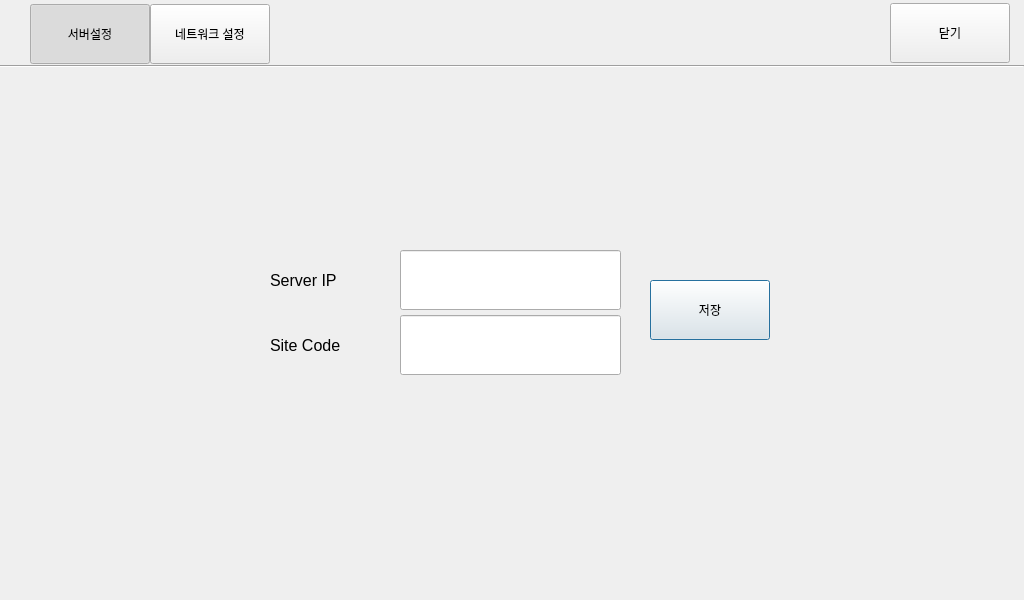
<?xml version="1.0" encoding="UTF-8"?>
<ui version="4.0">
 <class>TestSetup</class>
 <widget class="QDialog" name="TestSetup">
  <property name="geometry">
   <rect>
    <x>0</x>
    <y>0</y>
    <width>1024</width>
    <height>600</height>
   </rect>
  </property>
  <property name="windowTitle">
   <string>Dialog</string>
  </property>
  <widget class="QStackedWidget" name="stackedWidget">
   <property name="geometry">
    <rect>
     <x>0</x>
     <y>80</y>
     <width>1024</width>
     <height>511</height>
    </rect>
   </property>
   <property name="currentIndex">
    <number>0</number>
   </property>
   <widget class="QWidget" name="page">
    <widget class="IpEdit" name="serverIp">
     <property name="geometry">
      <rect>
       <x>400</x>
       <y>170</y>
       <width>221</width>
       <height>60</height>
      </rect>
     </property>
     <property name="font">
      <font>
       <pointsize>12</pointsize>
      </font>
     </property>
    </widget>
    <widget class="MyLineEdit" name="siteCode">
     <property name="geometry">
      <rect>
       <x>400</x>
       <y>235</y>
       <width>221</width>
       <height>60</height>
      </rect>
     </property>
     <property name="font">
      <font>
       <pointsize>12</pointsize>
      </font>
     </property>
     <property name="maxLength">
      <number>6</number>
     </property>
    </widget>
    <widget class="QLabel" name="label_21">
     <property name="geometry">
      <rect>
       <x>270</x>
       <y>170</y>
       <width>100</width>
       <height>60</height>
      </rect>
     </property>
     <property name="font">
      <font>
       <pointsize>12</pointsize>
      </font>
     </property>
     <property name="text">
      <string>Server IP</string>
     </property>
     <property name="alignment">
      <set>Qt::AlignLeading|Qt::AlignLeft|Qt::AlignVCenter</set>
     </property>
    </widget>
    <widget class="QLabel" name="siteName">
     <property name="geometry">
      <rect>
       <x>270</x>
       <y>235</y>
       <width>100</width>
       <height>60</height>
      </rect>
     </property>
     <property name="font">
      <font>
       <pointsize>12</pointsize>
      </font>
     </property>
     <property name="text">
      <string>Site Code</string>
     </property>
     <property name="alignment">
      <set>Qt::AlignLeading|Qt::AlignLeft|Qt::AlignVCenter</set>
     </property>
    </widget>
    <widget class="QPushButton" name="serverSave">
     <property name="geometry">
      <rect>
       <x>650</x>
       <y>200</y>
       <width>120</width>
       <height>60</height>
      </rect>
     </property>
     <property name="text">
      <string>저장</string>
     </property>
    </widget>
   </widget>
   <widget class="QWidget" name="page_2">
    <widget class="QGroupBox" name="groupBox2">
     <property name="geometry">
      <rect>
       <x>500</x>
       <y>42</y>
       <width>431</width>
       <height>360</height>
      </rect>
     </property>
     <property name="font">
      <font>
       <pointsize>12</pointsize>
      </font>
     </property>
     <property name="title">
      <string>LAN2</string>
     </property>
     <widget class="QRadioButton" name="lan2Dhcp">
      <property name="geometry">
       <rect>
        <x>20</x>
        <y>50</y>
        <width>191</width>
        <height>30</height>
       </rect>
      </property>
      <property name="text">
       <string>자동으로 IP주소 받기</string>
      </property>
     </widget>
     <widget class="QRadioButton" name="lan2Static">
      <property name="geometry">
       <rect>
        <x>20</x>
        <y>80</y>
        <width>191</width>
        <height>30</height>
       </rect>
      </property>
      <property name="text">
       <string>다음 IP주소 사용</string>
      </property>
     </widget>
     <widget class="IpEdit" name="lan2IP">
      <property name="geometry">
       <rect>
        <x>150</x>
        <y>110</y>
        <width>201</width>
        <height>50</height>
       </rect>
      </property>
      <property name="font">
       <font>
        <pointsize>12</pointsize>
       </font>
      </property>
     </widget>
     <widget class="QLabel" name="label_11">
      <property name="geometry">
       <rect>
        <x>20</x>
        <y>110</y>
        <width>125</width>
        <height>50</height>
       </rect>
      </property>
      <property name="font">
       <font>
        <pointsize>12</pointsize>
       </font>
      </property>
      <property name="text">
       <string>IP 주소</string>
      </property>
      <property name="alignment">
       <set>Qt::AlignRight|Qt::AlignTrailing|Qt::AlignVCenter</set>
      </property>
     </widget>
     <widget class="IpEdit" name="lan2Subnetmask">
      <property name="geometry">
       <rect>
        <x>150</x>
        <y>162</y>
        <width>201</width>
        <height>50</height>
       </rect>
      </property>
      <property name="font">
       <font>
        <pointsize>12</pointsize>
       </font>
      </property>
     </widget>
     <widget class="QLabel" name="label_12">
      <property name="geometry">
       <rect>
        <x>20</x>
        <y>162</y>
        <width>125</width>
        <height>50</height>
       </rect>
      </property>
      <property name="font">
       <font>
        <pointsize>12</pointsize>
       </font>
      </property>
      <property name="text">
       <string>서브넷마스크</string>
      </property>
      <property name="alignment">
       <set>Qt::AlignRight|Qt::AlignTrailing|Qt::AlignVCenter</set>
      </property>
     </widget>
     <widget class="QLineEdit" name="lan2Mac">
      <property name="geometry">
       <rect>
        <x>150</x>
        <y>267</y>
        <width>201</width>
        <height>50</height>
       </rect>
      </property>
      <property name="font">
       <font>
        <pointsize>12</pointsize>
       </font>
      </property>
      <property name="readOnly">
       <bool>true</bool>
      </property>
     </widget>
     <widget class="QLabel" name="label_13">
      <property name="geometry">
       <rect>
        <x>20</x>
        <y>267</y>
        <width>125</width>
        <height>50</height>
       </rect>
      </property>
      <property name="font">
       <font>
        <pointsize>12</pointsize>
       </font>
      </property>
      <property name="text">
       <string>MAC 주소</string>
      </property>
      <property name="alignment">
       <set>Qt::AlignRight|Qt::AlignTrailing|Qt::AlignVCenter</set>
      </property>
     </widget>
     <widget class="QLabel" name="label_14">
      <property name="geometry">
       <rect>
        <x>20</x>
        <y>214</y>
        <width>125</width>
        <height>50</height>
       </rect>
      </property>
      <property name="font">
       <font>
        <pointsize>12</pointsize>
       </font>
      </property>
      <property name="text">
       <string>게이트웨이 주소</string>
      </property>
      <property name="alignment">
       <set>Qt::AlignRight|Qt::AlignTrailing|Qt::AlignVCenter</set>
      </property>
     </widget>
     <widget class="IpEdit" name="lan2Gateway">
      <property name="geometry">
       <rect>
        <x>150</x>
        <y>214</y>
        <width>201</width>
        <height>50</height>
       </rect>
      </property>
      <property name="font">
       <font>
        <pointsize>12</pointsize>
       </font>
      </property>
     </widget>
     <widget class="QRadioButton" name="lan2NotUsed">
      <property name="geometry">
       <rect>
        <x>20</x>
        <y>20</y>
        <width>191</width>
        <height>30</height>
       </rect>
      </property>
      <property name="text">
       <string>사용안함</string>
      </property>
      <property name="checked">
       <bool>true</bool>
      </property>
     </widget>
     <widget class="QCheckBox" name="lan2DefaultGateway">
      <property name="geometry">
       <rect>
        <x>17</x>
        <y>312</y>
        <width>161</width>
        <height>50</height>
       </rect>
      </property>
      <property name="text">
       <string>기본 게이트웨이</string>
      </property>
     </widget>
    </widget>
    <widget class="IpEdit" name="dnsPrimary">
     <property name="geometry">
      <rect>
       <x>240</x>
       <y>408</y>
       <width>201</width>
       <height>50</height>
      </rect>
     </property>
     <property name="font">
      <font>
       <pointsize>12</pointsize>
      </font>
     </property>
    </widget>
    <widget class="IpEdit" name="dnsSecondary">
     <property name="geometry">
      <rect>
       <x>240</x>
       <y>461</y>
       <width>201</width>
       <height>50</height>
      </rect>
     </property>
     <property name="font">
      <font>
       <pointsize>12</pointsize>
      </font>
     </property>
    </widget>
    <widget class="QLabel" name="serialNoLabel">
     <property name="geometry">
      <rect>
       <x>820</x>
       <y>470</y>
       <width>71</width>
       <height>30</height>
      </rect>
     </property>
     <property name="font">
      <font>
       <pointsize>12</pointsize>
      </font>
     </property>
     <property name="text">
      <string>일련번호:</string>
     </property>
    </widget>
    <widget class="QLabel" name="label_15">
     <property name="geometry">
      <rect>
       <x>50</x>
       <y>408</y>
       <width>161</width>
       <height>50</height>
      </rect>
     </property>
     <property name="font">
      <font>
       <pointsize>12</pointsize>
      </font>
     </property>
     <property name="text">
      <string>기본 DNS서버 주소</string>
     </property>
    </widget>
    <widget class="QLabel" name="serialNo">
     <property name="geometry">
      <rect>
       <x>900</x>
       <y>470</y>
       <width>111</width>
       <height>30</height>
      </rect>
     </property>
     <property name="font">
      <font>
       <pointsize>12</pointsize>
      </font>
     </property>
     <property name="text">
      <string>0000000000</string>
     </property>
    </widget>
    <widget class="QLabel" name="label_16">
     <property name="geometry">
      <rect>
       <x>50</x>
       <y>461</y>
       <width>161</width>
       <height>50</height>
      </rect>
     </property>
     <property name="font">
      <font>
       <pointsize>12</pointsize>
      </font>
     </property>
     <property name="text">
      <string>보조 DNS서버 주소</string>
     </property>
    </widget>
    <widget class="QGroupBox" name="groupBox">
     <property name="geometry">
      <rect>
       <x>40</x>
       <y>42</y>
       <width>431</width>
       <height>361</height>
      </rect>
     </property>
     <property name="font">
      <font>
       <pointsize>12</pointsize>
      </font>
     </property>
     <property name="title">
      <string>LAN1</string>
     </property>
     <widget class="QRadioButton" name="lan1Dhcp">
      <property name="geometry">
       <rect>
        <x>20</x>
        <y>20</y>
        <width>191</width>
        <height>30</height>
       </rect>
      </property>
      <property name="text">
       <string>자동으로 IP주소 받기</string>
      </property>
     </widget>
     <widget class="QRadioButton" name="lan1Static">
      <property name="geometry">
       <rect>
        <x>20</x>
        <y>50</y>
        <width>191</width>
        <height>30</height>
       </rect>
      </property>
      <property name="text">
       <string>다음 IP주소 사용</string>
      </property>
     </widget>
     <widget class="IpEdit" name="lan1IP">
      <property name="geometry">
       <rect>
        <x>150</x>
        <y>80</y>
        <width>201</width>
        <height>50</height>
       </rect>
      </property>
      <property name="font">
       <font>
        <pointsize>12</pointsize>
       </font>
      </property>
     </widget>
     <widget class="QLabel" name="label_17">
      <property name="geometry">
       <rect>
        <x>20</x>
        <y>80</y>
        <width>125</width>
        <height>50</height>
       </rect>
      </property>
      <property name="font">
       <font>
        <pointsize>12</pointsize>
       </font>
      </property>
      <property name="text">
       <string>IP 주소</string>
      </property>
      <property name="alignment">
       <set>Qt::AlignRight|Qt::AlignTrailing|Qt::AlignVCenter</set>
      </property>
     </widget>
     <widget class="IpEdit" name="lan1Subnetmask">
      <property name="geometry">
       <rect>
        <x>150</x>
        <y>132</y>
        <width>201</width>
        <height>50</height>
       </rect>
      </property>
      <property name="font">
       <font>
        <pointsize>12</pointsize>
       </font>
      </property>
     </widget>
     <widget class="QLabel" name="label_18">
      <property name="geometry">
       <rect>
        <x>20</x>
        <y>132</y>
        <width>125</width>
        <height>50</height>
       </rect>
      </property>
      <property name="font">
       <font>
        <pointsize>12</pointsize>
       </font>
      </property>
      <property name="text">
       <string>서브넷마스크</string>
      </property>
      <property name="alignment">
       <set>Qt::AlignRight|Qt::AlignTrailing|Qt::AlignVCenter</set>
      </property>
     </widget>
     <widget class="QLineEdit" name="lan1Mac">
      <property name="geometry">
       <rect>
        <x>150</x>
        <y>237</y>
        <width>201</width>
        <height>50</height>
       </rect>
      </property>
      <property name="font">
       <font>
        <pointsize>12</pointsize>
       </font>
      </property>
      <property name="readOnly">
       <bool>true</bool>
      </property>
     </widget>
     <widget class="QLabel" name="label_19">
      <property name="geometry">
       <rect>
        <x>20</x>
        <y>237</y>
        <width>125</width>
        <height>50</height>
       </rect>
      </property>
      <property name="font">
       <font>
        <pointsize>12</pointsize>
       </font>
      </property>
      <property name="text">
       <string>MAC 주소</string>
      </property>
      <property name="alignment">
       <set>Qt::AlignRight|Qt::AlignTrailing|Qt::AlignVCenter</set>
      </property>
     </widget>
     <widget class="QLabel" name="label_20">
      <property name="geometry">
       <rect>
        <x>20</x>
        <y>184</y>
        <width>125</width>
        <height>50</height>
       </rect>
      </property>
      <property name="font">
       <font>
        <pointsize>12</pointsize>
       </font>
      </property>
      <property name="text">
       <string>게이트웨이 주소</string>
      </property>
      <property name="alignment">
       <set>Qt::AlignRight|Qt::AlignTrailing|Qt::AlignVCenter</set>
      </property>
     </widget>
     <widget class="IpEdit" name="lan1Gateway">
      <property name="geometry">
       <rect>
        <x>150</x>
        <y>184</y>
        <width>201</width>
        <height>50</height>
       </rect>
      </property>
      <property name="font">
       <font>
        <pointsize>12</pointsize>
       </font>
      </property>
     </widget>
     <widget class="QCheckBox" name="lan1DefaultGateway">
      <property name="geometry">
       <rect>
        <x>20</x>
        <y>310</y>
        <width>161</width>
        <height>50</height>
       </rect>
      </property>
      <property name="text">
       <string>기본 게이트웨이</string>
      </property>
     </widget>
    </widget>
    <widget class="QPushButton" name="save_2">
     <property name="geometry">
      <rect>
       <x>810</x>
       <y>-1</y>
       <width>120</width>
       <height>50</height>
      </rect>
     </property>
     <property name="text">
      <string>저장</string>
     </property>
    </widget>
   </widget>
  </widget>
  <widget class="QPushButton" name="server">
   <property name="geometry">
    <rect>
     <x>30</x>
     <y>4</y>
     <width>120</width>
     <height>60</height>
    </rect>
   </property>
   <property name="text">
    <string>서버설정</string>
   </property>
   <property name="checkable">
    <bool>true</bool>
   </property>
   <property name="checked">
    <bool>true</bool>
   </property>
   <attribute name="buttonGroup">
    <string notr="true">buttonGroup</string>
   </attribute>
  </widget>
  <widget class="QPushButton" name="network">
   <property name="geometry">
    <rect>
     <x>150</x>
     <y>4</y>
     <width>120</width>
     <height>60</height>
    </rect>
   </property>
   <property name="text">
    <string>네트워크 설정</string>
   </property>
   <property name="checkable">
    <bool>true</bool>
   </property>
   <attribute name="buttonGroup">
    <string notr="true">buttonGroup</string>
   </attribute>
  </widget>
  <widget class="Line" name="line">
   <property name="geometry">
    <rect>
     <x>0</x>
     <y>58</y>
     <width>1024</width>
     <height>16</height>
    </rect>
   </property>
   <property name="orientation">
    <enum>Qt::Horizontal</enum>
   </property>
  </widget>
  <widget class="QPushButton" name="close">
   <property name="geometry">
    <rect>
     <x>890</x>
     <y>3</y>
     <width>120</width>
     <height>60</height>
    </rect>
   </property>
   <property name="text">
    <string>닫기</string>
   </property>
  </widget>
 </widget>
 <customwidgets>
  <customwidget>
   <class>MyLineEdit</class>
   <extends>QLineEdit</extends>
   <header location="global">mylineedit.h</header>
  </customwidget>
  <customwidget>
   <class>IpEdit</class>
   <extends>QLineEdit</extends>
   <header location="global">ipedit.h</header>
  </customwidget>
 </customwidgets>
 <resources/>
 <connections>
  <connection>
   <sender>close</sender>
   <signal>clicked()</signal>
   <receiver>TestSetup</receiver>
   <slot>reject()</slot>
   <hints>
    <hint type="sourcelabel">
     <x>949</x>
     <y>29</y>
    </hint>
    <hint type="destinationlabel">
     <x>511</x>
     <y>299</y>
    </hint>
   </hints>
  </connection>
 </connections>
 <buttongroups>
  <buttongroup name="buttonGroup"/>
 </buttongroups>
</ui>
